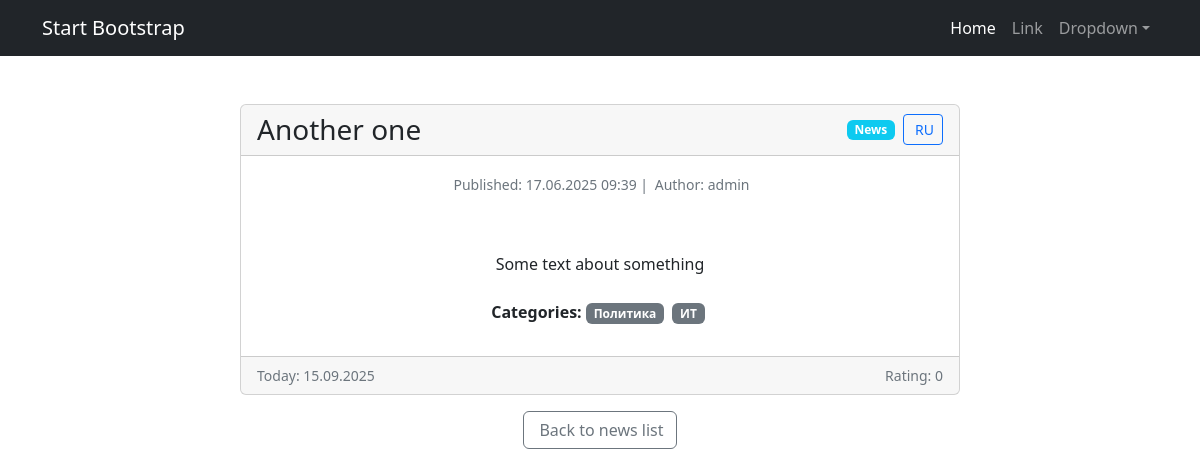
/news/18, run on the app's committed database.
### news/models.py (models this page shows, shortened)
class Post(models.Model):
    author = models.ForeignKey(Author, on_delete=models.CASCADE)
    ARTICLE = 'AR'
    NEWS = 'NW'
    CATEGORY_CHOICES= (
        (NEWS, _('News')),
        (ARTICLE, _('Article')),
    )
    categoryType = models.CharField(max_length=2, choices=CATEGORY_CHOICES, default=ARTICLE, verbose_name=_('Type'), help_text= _('post category'))
    dataCreation = models.DateTimeField(auto_now_add=True)
    postCategory = models.ManyToManyField(Category, through='PostCategory')
    title = models.CharField(max_length=128, help_text= _('post title'))
    text = models.TextField(help_text= _('post text'))
    rating = models.SmallIntegerField(default=0)

class Author(models.Model):
    authorUser = models.OneToOneField(User, on_delete=models.CASCADE)
    ratingAuthor = models.SmallIntegerField(default=0)

class Category(models.Model):
    name = models.CharField(max_length=64, unique=True, help_text= _('category name'))
    subscribers = models.ManyToManyField(User, related_name='subscribed_categories', blank=True)

### news/views.py (the view, shortened to what this page needs)
# urls.py: path('<int:pk>', cache_page(60*5)(PostDetail.as_view()), name='post_detail'),
class PostDetail(DetailView):
    model = Post
    template_name = 'post.html'
    context_object_name = 'post'
    def get_object(self, *args, **kwargs):
        obj = cache.get(f'product-{self.kwargs["pk"]}', None)
        if not obj:
            obj = super().get_object(queryset=self.queryset)
            cache.set(f'product-{self.kwargs["pk"]}', obj)
        return obj
    def get_context_data(self, **kwargs):
        context = super().get_context_data(**kwargs)
        context['current_language'] = get_language()
        return context
    def get(self, request, *args, **kwargs):
        self.object = self.get_object()
        context = self.get_context_data(object=self.object)
        return HttpResponse(render(request, self.template_name, context))

### news/context_processors.py (called while the page is built)
def authors_group(request):
    try:
        return {'authors_group': Group.objects.get(name='authors')}
    except Group.DoesNotExist:
        return {'authors_group': None}

### news/templatetags/censor_filters.py (called while the page is built)
@register.filter(needs_autoescape=True)
def censor(value, autoescape=True):
    if not isinstance(value, str):
        return value
    if autoescape:
        esc = conditional_escape
    else:
        esc = lambda x: x
    words = value.split()
    processed_words = []
    for word in words:
        lower_word = word.lower()
        if any(bad_word in lower_word for bad_word in BAD_WORDS):
            censored = word[0] + '*' * (len(word) - 1)
            processed_words.append(esc(censored))
        else:
            processed_words.append(esc(word))
    result = ' '.join(processed_words)
    return mark_safe(result)

### news/templatetags/custom_tags.py (called while the page is built)
@register.simple_tag()
def current_time(format_string='%d %B %Y'):
   return datetime.utcnow().strftime(format_string)

### templates/post.html (shortened to what this page needs)
{% extends 'flatpages/default.html' %}
{% load custom_tags %}
{% load censor_filters %}
{% load i18n %}
{% block content %}
<div class="container mt-5">
  <div class="row justify-content-center">
    <div class="col-md-8">
      <div class="card">
        <div class="card-header">
          <div class="d-flex justify-content-between align-items-center">
            <h3 class="mb-0">{{ post.title }}</h3>
            <div class="d-flex align-items-center gap-2">
              <span class="badge {% if post.categoryType == 'NW' %}bg-info{% else %}bg-success{% endif %}">
                {{ post.get_categoryType_display }}
              </span>
              <form action="{% url 'set_language' %}" method="post" class="d-inline">
                {% get_current_language as LANGUAGE_CODE %}
                {% get_available_languages as LANGUAGES %}
                {% get_language_info_list for LANGUAGES as languages %}
                {% for language in languages %}
                  {% if language.code != LANGUAGE_CODE %}
                    <button type="submit" class="btn btn-sm btn-outline-primary" title="{% trans 'Switch to' %} {{ language.name_local }}">
                      {% if language.code == 'ru' %}
                         RU
                      {% else %}
                        <i class="bi bi-translate"></i> EN
                      {% endif %}
                    </button>
                  {% endif %}
                {% endfor %}
              </form>
            </div>
          </div>
        </div>
        {% load cache %}
        {% cache 30 header request.user.username %}
        <div class="card-body">
          <div class="mb-4">
            <p class="text-muted">
              <small>
                 {% trans "Published" %}: {{ post.dataCreation|date:"d.m.Y H:i" }}
                {% if post.author %}
                |  {% trans "Author" %}: {{ post.author.authorUser.username }}
                {% endif %}
              </small>
            </p>
          </div>
        </div>
        {% endcache %}
        <div class="card-body">
          <div class="post-content mb-4">
            {{ post.text|censor }}
          </div>
          {% if post.postCategory.all %}
          <div class="mb-3">
            <span class="fw-bold">{% trans "Categories" %}:</span>
            {% for category in post.postCategory.all %}
              <span class="badge bg-secondary me-1">{{ category.name }}</span>
            {% endfor %}
          </div>
          {% endif %}
        </div>
        <div class="card-footer text-muted">
          <div class="d-flex justify-content-between">
            <small>{% trans "Today" %}: {% current_time '%d.%m.%Y' %}</small>
            <small>{% trans "Rating" %}: {{ post.rating }}</small>
          </div>
        </div>
      </div>
      <div class="mt-3 text-center">
        <a href="{% url 'news_list' %}" class="btn btn-outline-secondary">
           {% trans "Back to news list" %}
        </a>
      </div>
    </div>
  </div>
</div>
{% endblock content %}

### templates/post.html (style rules this page uses)
.btn-sm { padding: 0.25rem 0.5rem; font-size: 0.875rem; }

### data on the page
Post: title "Another one", categoryType "News", dataCreation "17.06.2025 09:39", author.authorUser.username "admin", text|censor "Some text about something", rating "0"
Category: name "Политика"
Category: name "ИТ"
